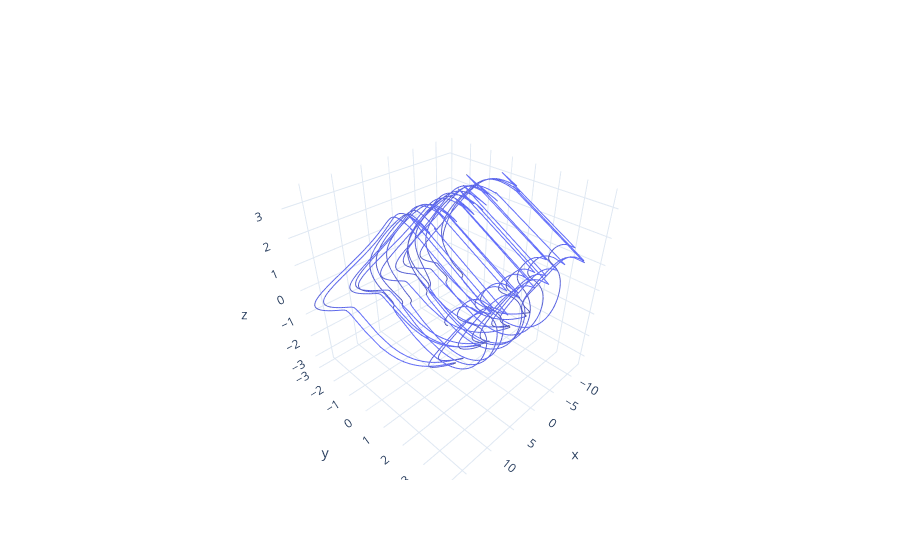

Source (notebook cell):
### Code cell
fig_2 = go.Figure()

fig_2.add_trace(go.Scatter3d(x=X_temp[:,0],
                             y=X_temp[:,1],
                             z=X_temp[:,2],
                             marker=dict(size=0.1,
                                         line=dict(width=0.01)
                                        ),
                            )
                )


fig_2.layout.template = 'plotly_white'
fig_2.show()

### Figure 1 — Plotly figure (JSON) as saved in the notebook; plotly's stock layout.template omitted (floating-point values rounded to 4 significant figures; data arrays with more than 128 entries replaced by an {"elided": "..."} marker saying what was removed)
{"data": [{"marker": {"line": {"width": 0.01}, "size": 0.1}, "type": "scatter3d", "x": {"elided": "4000 float values"}, "y": {"elided": "4000 float values"}, "z": {"elided": "4000 float values"}}], "layout": {}}
